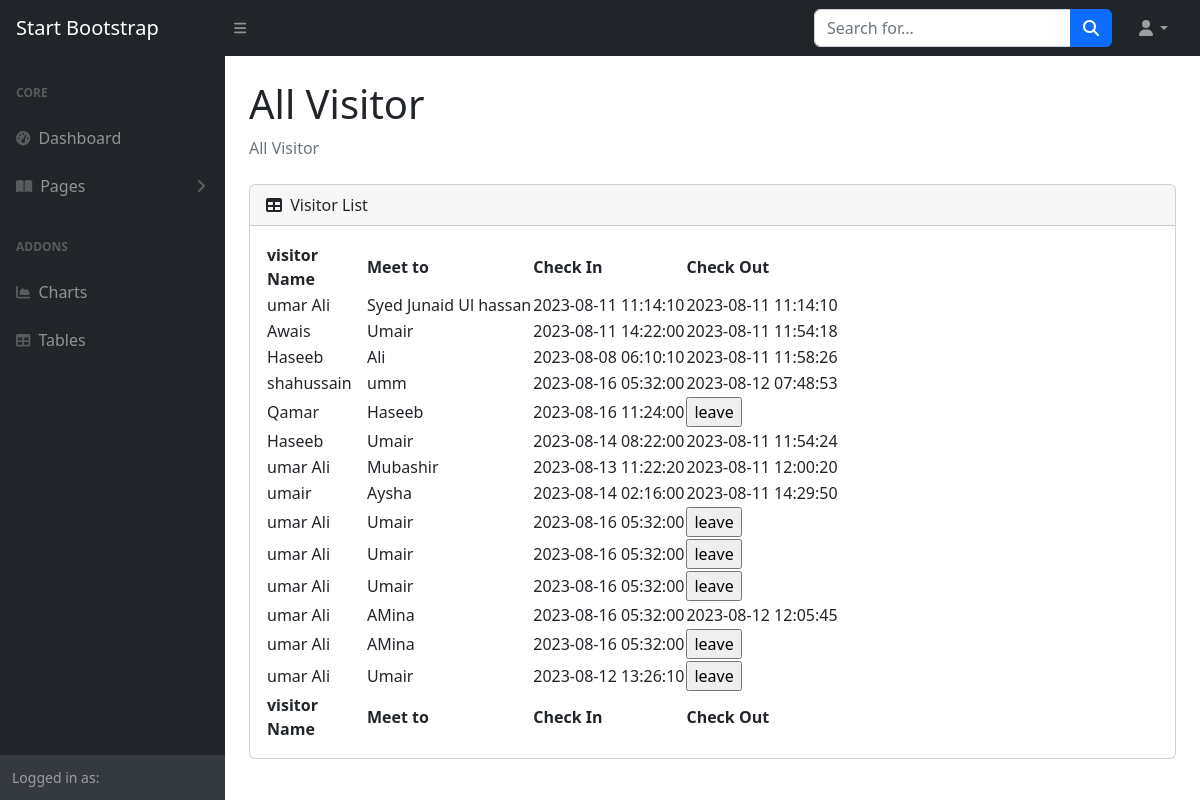
The page /show_visitor.php (signed in) on the database its author committed.
### tables this page shows
CREATE TABLE `visitor` (
  `visitor_id` int(11) NOT NULL,
  `visitor_name` varchar(100) NOT NULL,
  `meet_person` varchar(100) NOT NULL,
  `check_in` varchar(100) NOT NULL,
  `check_out` varchar(100) NOT NULL
);

### oop/dbh_class.php (called while the page is built)
<?php
class Dbh{
    protected function connect(){
        try {
            $username='root';
            $password='';
            $dbh=new PDO('mysql:host=localhost;dbname=oop_login', $username, $password);
            return $dbh;
        }  catch (PDOException $e) {
            echo "An error occurred: " . $e->getMessage()."</br>";
            die();
        }
    }
}
?>

### oop/show_member_class.php (called while the page is built, shortened)
<?php
class showVisitor extends  Dbh{
    public function getVisitor() {
        $query = "SELECT * FROM visitor";
        $stmt =$this->connect()->prepare($query);
        $stmt->execute();
        return $stmt->fetchAll(PDO::FETCH_ASSOC);
    }
}
?>

### show_visitor.php (the view, shortened to what this page needs)
<?php
 include "./oop/dbh_class.php";
       include "header.php";
    ?>
 <div id="layoutSidenav_content">
                <main>
                    <div class="container-fluid px-4">
                        <h1 class="mt-4">All Visitor</h1>
                        <ol class="breadcrumb mb-4">
                            <li class="breadcrumb-item active">All Visitor</li>
                        </ol>
                        <div class="card mb-4">
                            <div class="card-header">
                                <i class="fas fa-table me-1"></i>
                                Visitor List
                            </div>
                            <div class="card-body">
                                <table id="datatablesSimple">
                                    <thead>
                                        <tr>
                                            <th>visitor Name</th>
                                            <th>Meet to</th>
                                            <th>Check In</th>
                                            <th>Check Out</th>
                                        </tr>
                                    </thead>
                                    <tfoot>
                                        <tr>
                                        <th>visitor Name</th>
                                            <th>Meet to</th>
                                            <th>Check In</th>
                                            <th>Check Out</th>
                                        </tr>
                                    </tfoot>
                                    <tbody>
<?php
include "./oop/show_member_class.php";
$showMember = new showVisitor();
$members= $showMember->getVisitor();
 foreach ($members as $member) :
?>
                                        <tr>
                                            <td><?php echo $member['visitor_name']; ?></td>
                                            <td><?php echo $member['meet_person']; ?></td>
                                            <td><?php echo $member['check_in']; ?></td>
                                            <?php if($member['check_out']==""):?>
                                            <td><a href="show_visitor.php?visitorId=<?php echo $member['visitor_id']; ?>&check_out=yes"><input type="button" value="leave" name="check_out"></a> </td>
                                            <?php else: ?>
                                                <td><?php echo $member['check_out']; ?></td>
                                                <?php endif; ?>
                                        </tr>
<?php endforeach; ?>
                                    </tbody>
                                </table>
                            </div>
                        </div>
                    </div>
                </main>
</div>
</body>
</html>

### rows shown on the page
visitor: visitor_name "umar Ali", meet_person "Syed Junaid Ul hassan", check_in "2023-08-11 11:14:10", check_out "2023-08-11 11:14:10"
visitor: visitor_name "Awais", meet_person "Umair", check_in "2023-08-11 14:22:00", check_out "2023-08-11 11:54:18"
visitor: visitor_name "Haseeb", meet_person "Ali", check_in "2023-08-08 06:10:10", check_out "2023-08-11 11:58:26"
visitor: visitor_name "shahussain", meet_person "umm", check_in "2023-08-16 05:32:00", check_out "2023-08-12 07:48:53"
visitor: visitor_name "Qamar", meet_person "Haseeb", check_in "2023-08-16 11:24:00"
visitor: visitor_name "Haseeb", meet_person "Umair", check_in "2023-08-14 08:22:00", check_out "2023-08-11 11:54:24"
visitor: visitor_name "umar Ali", meet_person "Mubashir", check_in "2023-08-13 11:22:20", check_out "2023-08-11 12:00:20"
visitor: visitor_name "umair", meet_person "Aysha", check_in "2023-08-14 02:16:00", check_out "2023-08-11 14:29:50"
visitor: visitor_name "umar Ali", meet_person "Umair", check_in "2023-08-16 05:32:00"
visitor: visitor_name "umar Ali", meet_person "Umair", check_in "2023-08-16 05:32:00"
visitor: visitor_name "umar Ali", meet_person "Umair", check_in "2023-08-16 05:32:00"
visitor: visitor_name "umar Ali", meet_person "AMina", check_in "2023-08-16 05:32:00", check_out "2023-08-12 12:05:45"
visitor: visitor_name "umar Ali", meet_person "AMina", check_in "2023-08-16 05:32:00"
visitor: visitor_name "umar Ali", meet_person "Umair", check_in "2023-08-12 13:26:10"
